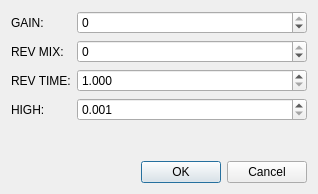
<?xml version="1.0" encoding="UTF-8"?>
<ui version="4.0">
 <class>ReverbCustomizeWnd</class>
 <widget class="QDialog" name="ReverbCustomizeWnd">
  <property name="geometry">
   <rect>
    <x>0</x>
    <y>0</y>
    <width>318</width>
    <height>194</height>
   </rect>
  </property>
  <property name="sizePolicy">
   <sizepolicy hsizetype="Preferred" vsizetype="Minimum">
    <horstretch>0</horstretch>
    <verstretch>0</verstretch>
   </sizepolicy>
  </property>
  <property name="windowTitle">
   <string>Customize Reverb</string>
  </property>
  <layout class="QVBoxLayout" name="verticalLayout">
   <item>
    <layout class="QFormLayout" name="formLayout">
     <item row="0" column="0">
      <widget class="QLabel" name="label">
       <property name="text">
        <string>GAIN:</string>
       </property>
      </widget>
     </item>
     <item row="0" column="1">
      <widget class="QSpinBox" name="m_gain">
       <property name="minimum">
        <number>-96</number>
       </property>
       <property name="maximum">
        <number>0</number>
       </property>
      </widget>
     </item>
     <item row="1" column="0">
      <widget class="QLabel" name="label_2">
       <property name="text">
        <string>REV MIX:</string>
       </property>
      </widget>
     </item>
     <item row="1" column="1">
      <widget class="QSpinBox" name="m_revMix">
       <property name="minimum">
        <number>-96</number>
       </property>
       <property name="maximum">
        <number>0</number>
       </property>
      </widget>
     </item>
     <item row="2" column="0">
      <widget class="QLabel" name="label_3">
       <property name="text">
        <string>REV TIME:</string>
       </property>
      </widget>
     </item>
     <item row="2" column="1">
      <widget class="QDoubleSpinBox" name="m_revTime">
       <property name="decimals">
        <number>3</number>
       </property>
       <property name="minimum">
        <double>1.000000000000000</double>
       </property>
       <property name="maximum">
        <double>3000.000000000000000</double>
       </property>
       <property name="singleStep">
        <double>0.001000000000000</double>
       </property>
      </widget>
     </item>
     <item row="3" column="0">
      <widget class="QLabel" name="label_4">
       <property name="text">
        <string>HIGH:</string>
       </property>
      </widget>
     </item>
     <item row="3" column="1">
      <widget class="QDoubleSpinBox" name="m_high">
       <property name="decimals">
        <number>3</number>
       </property>
       <property name="minimum">
        <double>0.001000000000000</double>
       </property>
       <property name="maximum">
        <double>0.999000000000000</double>
       </property>
       <property name="singleStep">
        <double>0.001000000000000</double>
       </property>
      </widget>
     </item>
    </layout>
   </item>
   <item>
    <widget class="QDialogButtonBox" name="buttonBox">
     <property name="orientation">
      <enum>Qt::Horizontal</enum>
     </property>
     <property name="standardButtons">
      <set>QDialogButtonBox::Cancel|QDialogButtonBox::Ok</set>
     </property>
    </widget>
   </item>
  </layout>
 </widget>
 <resources/>
 <connections>
  <connection>
   <sender>buttonBox</sender>
   <signal>accepted()</signal>
   <receiver>ReverbCustomizeWnd</receiver>
   <slot>accept()</slot>
   <hints>
    <hint type="sourcelabel">
     <x>248</x>
     <y>254</y>
    </hint>
    <hint type="destinationlabel">
     <x>157</x>
     <y>274</y>
    </hint>
   </hints>
  </connection>
  <connection>
   <sender>buttonBox</sender>
   <signal>rejected()</signal>
   <receiver>ReverbCustomizeWnd</receiver>
   <slot>reject()</slot>
   <hints>
    <hint type="sourcelabel">
     <x>316</x>
     <y>260</y>
    </hint>
    <hint type="destinationlabel">
     <x>286</x>
     <y>274</y>
    </hint>
   </hints>
  </connection>
 </connections>
</ui>
